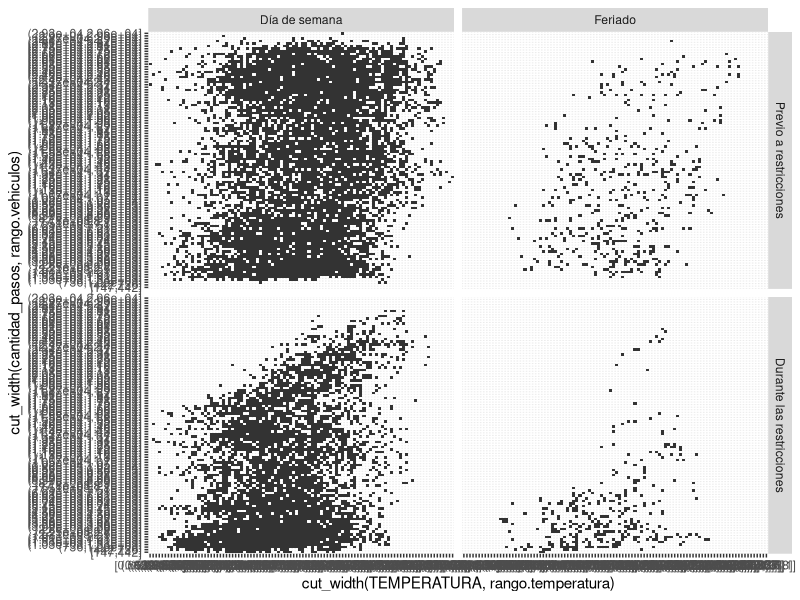
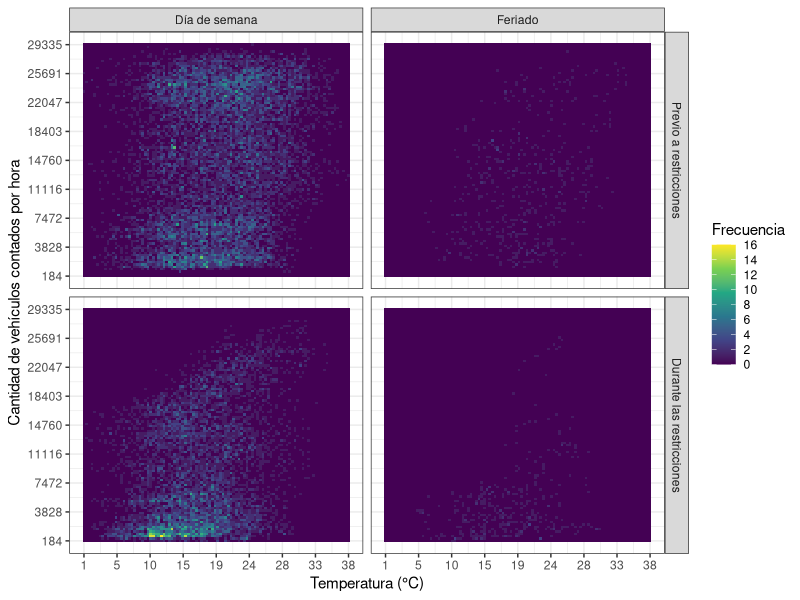

Write R code to recreate these figures, in order.
rm(list=ls())
gc()

##### Analisis descriptivo entre variables ####
library(tidyverse)
library(data.table)
library(lubridate)


#Vehiculos vs meteorologicas
#Procesamiento vehiculos
vehiculos <- fread("Datos/Procesados/conteo_vehicular.csv")
feriados <- fread("Datos/feriados.csv", encoding = "UTF-8")

vehiculos[, periodo := fifelse(fecha_hora < as.Date("2020-03-20"), "Previo a restricciones", "Durante las restricciones") %>%
            as.factor() %>%
            fct_rev()]

vehiculos[, dia_semana := weekdays(fecha_hora) %>%
            str_to_title() %>%
            factor(levels = c("Lunes", "Martes", "Miércoles", "Jueves", "Viernes", "Sábado", "Domingo"))]

vehiculos[, condicion_dia := fcase(as.Date(fecha_hora) %in% feriados$ds, "Feriado",
                                   dia_semana %in% c("Sábado", "Domingo"), "Fin de semana",
                                   default = "Día de semana") %>%
            factor(levels = c("Día de semana", "Fin de semana", "Feriado"))]

#Procesamiento tiempo

tiempo <- fread("Datos/Crudos/datos_meteorologicos.csv")[ESTACION == 87585]

tiempo[, fecha_hora := paste0(as.character(FECHA)," ", str_pad(`HORA LOCAL`, 2, pad = "0"), ":00:00") %>%
         as_datetime]

#Uno las bases

vehiculos.tiempo <- vehiculos %>%
  merge(tiempo[, .(fecha_hora, TEMPERATURA, `PP 1h`)], by = "fecha_hora")

# Las analizo
#Heatmap

cantidad.pixeles <- 100

rango.temperatura <- diff(range(vehiculos.tiempo$TEMPERATURA)) / (cantidad.pixeles - 1)

rango.vehiculos <- diff(range(vehiculos.tiempo$cantidad_pasos)) / (cantidad.pixeles - 1)


vehiculos.tiempo.heatmap <- vehiculos.tiempo[, .(temperatura = cut_width(TEMPERATURA, rango.temperatura, labels = FALSE),
                                                 cantidad_pasos = cut_width(cantidad_pasos, rango.vehiculos, labels = FALSE),
                                                 periodo,
                                                 condicion_dia)]

vehiculos.tiempo.heatmap <- vehiculos.tiempo.heatmap[, .(frecuencia = .N), by = .(temperatura, cantidad_pasos, periodo, condicion_dia)]


grilla.vacia <- expand.grid(temperatura = 1:cantidad.pixeles,
            cantidad_pasos = 1:cantidad.pixeles,
            periodo = unique(vehiculos.tiempo.heatmap$periodo),
            condicion_dia = unique(vehiculos.tiempo.heatmap$condicion_dia)) %>%
  as.data.table()

vehiculos.tiempo.heatmap <- grilla.vacia %>%
  merge(vehiculos.tiempo.heatmap, by = c("temperatura", "cantidad_pasos", "periodo", "condicion_dia"), all = TRUE)

vehiculos.tiempo.heatmap[is.na(frecuencia), frecuencia := 0]

vehiculos.tiempo %>%
  ggplot(aes(x = cut_width(TEMPERATURA, rango.temperatura), y = cut_width(cantidad_pasos, rango.vehiculos))) +
  geom_tile() +
  facet_grid(periodo~condicion_dia)

num.ticks <- 9

vehiculos.tiempo.heatmap %>%
  ggplot(aes(x = temperatura, y = cantidad_pasos, fill = frecuencia)) +
  geom_tile() +
  facet_grid(periodo~condicion_dia) +
  scale_fill_viridis_c(n.breaks = 10) +
  scale_x_continuous(breaks = seq(1, cantidad.pixeles, length.out = num.ticks), labels = round(seq(range(vehiculos.tiempo$TEMPERATURA)[1], range(vehiculos.tiempo$TEMPERATURA)[2], length.out = num.ticks))) +
  scale_y_continuous(breaks = seq(1, cantidad.pixeles, length.out = num.ticks), labels = round(seq(range(vehiculos.tiempo$cantidad_pasos)[1], range(vehiculos.tiempo$cantidad_pasos)[2], length.out = num.ticks))) +
  labs(x = "Temperatura (°C)", y = "Cantidad de vehículos contados por hora", fill = "Frecuencia") +
  theme_bw()


#Nitrogeno vs otras:


